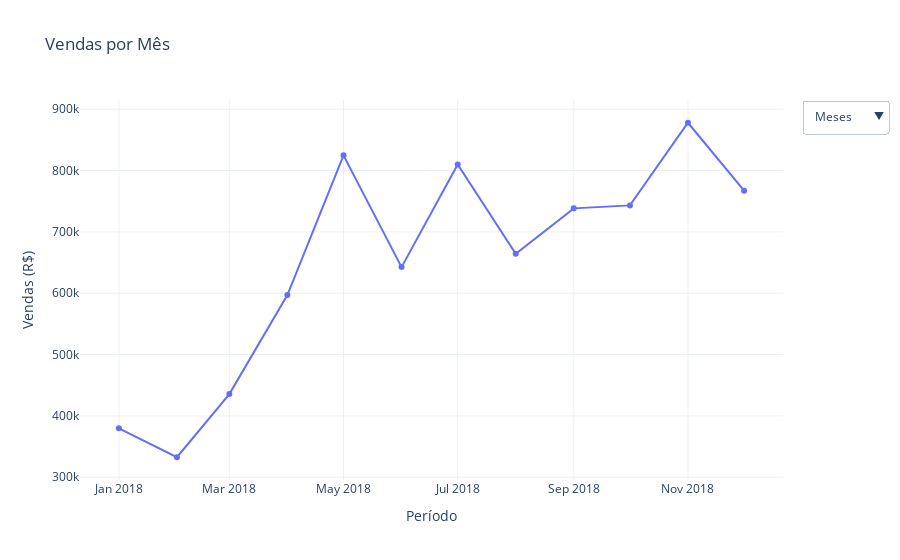

The notebook cell this image was saved under:
### Code cell
df = df_analisis.copy()
df['mes'] = df['order_date'].dt.to_period('M').astype(str)
df['dia'] = df['order_date'].dt.to_period('D').astype(str)

# ---- Nível 1: vendas por MÊS
venda_por_mes = df.groupby('mes')['sales'].sum().reset_index()

# ---- Nível 2: vendas por DIA para cada mês
venda_por_dia = df.groupby('dia')['sales'].sum().reset_index()
venda_por_dia['mes'] = venda_por_dia['dia'].str.slice(0, 7)  # extrai YYYY-MM


# ============================
#     GRÁFICO BASE (MÊS)
# ============================
fig = px.line(
    venda_por_mes,
    x='mes',
    y='sales',
    markers=True,
    title='Vendas por Mês'
)

# ================================
#   ADICIONA TRAÇOS DOS DIAS (OCULTOS)
# ================================
meses = venda_por_mes['mes'].unique()

for m in meses:
    dados_mes = venda_por_dia[venda_por_dia['mes'] == m]
    fig.add_trace(
        go.Scatter(
            x=dados_mes['dia'],
            y=dados_mes['sales'],
            mode='lines+markers',
            name=f'Dias de {m}',
            visible=False
        )
    )


# =================================
#   BOTÕES DO DROPDOWN
# =================================
buttons = []

# Botão MÊS
buttons.append(dict(
    label="Meses",
    method="update",
    args=[
        {"visible": [True] + [False]*len(meses)}, 
        {"title": "Vendas por Mês"}
    ]
))

# Botões dos meses → mostram DIAS
for i, m in enumerate(meses):
    visible = [False] * (1 + len(meses))
    visible[i+1] = True   # ativa dias do mês i

    buttons.append(dict(
        label=m,
        method="update",
        args=[
            {"visible": visible},
            {"title": f"Vendas Diárias – {m}"}
        ]
    ))

fig.update_layout(
    updatemenus=[dict(
        buttons=buttons,
        direction="down",
        x=1.15,
        y=1
    )],
    xaxis_title="Período",
    yaxis_title="Vendas (R$)",
    template="plotly_white"
)

fig.show()

### Figure 1 — Plotly figure (JSON) as saved in the notebook; plotly's stock layout.template omitted (floating-point values rounded to 4 significant figures)
{"data": [{"hovertemplate": "mes=%{x}<br>sales=%{y}<extra></extra>", "legendgroup": "", "line": {"color": "#636efa", "dash": "solid"}, "marker": {"symbol": "circle"}, "mode": "lines+markers", "name": "", "orientation": "v", "showlegend": false, "type": "scatter", "x": ["2018-01", "2018-02", "2018-03", "2018-04", "2018-05", "2018-06", "2018-07", "2018-08", "2018-09", "2018-10", "2018-11", "2018-12"], "xaxis": "x", "y": [379600.0, 332500.0, 435500.0, 597000.0, 824700.0, 642500.0, 810000.0, 664200.0, 738300.0, 743100.0, 877900.0, 767100.0], "yaxis": "y"}, {"mode": "lines+markers", "name": "Dias de 2018-01", "type": "scatter", "visible": false, "x": ["2018-01-01", "2018-01-02", "2018-01-03", "2018-01-04", "2018-01-05", "2018-01-06", "2018-01-07", "2018-01-08", "2018-01-09", "2018-01-10", "2018-01-11", "2018-01-12", "2018-01-13", "2018-01-14", "2018-01-15", "2018-01-16", "2018-01-17", "2018-01-18", "2018-01-19", "2018-01-20", "2018-01-21", "2018-01-22", "2018-01-23", "2018-01-24", "2018-01-25", "2018-01-26", "2018-01-27", "2018-01-28", "2018-01-29", "2018-01-30"], "y": [11990.0, 11180.0, 15930.0, 14780.0, 13440.0, 13630.0, 11870.0, 14070.0, 16590.0, 16760.0, 11790.0, 12970.0, 9870.0, 9830.0, 7855.0, 15150.0, 15480.0, 11710.0, 14930.0, 9443.0, 9007.0, 12700.0, 12540.0, 11500.0, 13210.0, 10650.0, 11000.0, 5296.0, 12170.0, 22300.0]}, {"mode": "lines+markers", "name": "Dias de 2018-02", "type": "scatter", "visible": false, "x": ["2018-02-01", "2018-02-02", "2018-02-03", "2018-02-04", "2018-02-05", "2018-02-06", "2018-02-07", "2018-02-08", "2018-02-09", "2018-02-10", "2018-02-11", "2018-02-12", "2018-02-13", "2018-02-14", "2018-02-15", "2018-02-16", "2018-02-17", "2018-02-18", "2018-02-19", "2018-02-20", "2018-02-21", "2018-02-22", "2018-02-23", "2018-02-24", "2018-02-25", "2018-02-26", "2018-02-27", "2018-02-28"], "y": [13090.0, 6693.0, 10010.0, 11680.0, 10370.0, 9627.0, 7530.0, 8964.0, 8542.0, 10520.0, 14560.0, 16270.0, 18240.0, 12220.0, 12490.0, 9967.0, 9732.0, 14970.0, 12120.0, 12130.0, 12050.0, 9726.0, 6119.0, 9978.0, 19230.0, 16560.0, 10860.0, 18250.0]}, {"mode": "lines+markers", "name": "Dias de 2018-03", "type": "scatter", "visible": false, "x": ["2018-03-01", "2018-03-02", "2018-03-03", "2018-03-04", "2018-03-05", "2018-03-06", "2018-03-07", "2018-03-08", "2018-03-09", "2018-03-10", "2018-03-11", "2018-03-12", "2018-03-13", "2018-03-14", "2018-03-15", "2018-03-16", "2018-03-17", "2018-03-18", "2018-03-19", "2018-03-20", "2018-03-21", "2018-03-22", "2018-03-23", "2018-03-24", "2018-03-25", "2018-03-26", "2018-03-27", "2018-03-28", "2018-03-29", "2018-03-30"], "y": [18330.0, 18160.0, 17960.0, 26790.0, 19520.0, 19270.0, 19930.0, 16060.0, 12670.0, 15630.0, 21440.0, 18400.0, 17840.0, 16250.0, 16010.0, 9976.0, 10340.0, 15880.0, 12400.0, 11830.0, 11070.0, 7215.0, 6684.0, 4184.0, 7157.0, 13830.0, 15670.0, 12090.0, 11960.0, 10940.0]}, {"mode": "lines+markers", "name": "Dias de 2018-04", "type": "scatter", "visible": false, "x": ["2018-04-01", "2018-04-02", "2018-04-03", "2018-04-04", "2018-04-05", "2018-04-06", "2018-04-07", "2018-04-08", "2018-04-09", "2018-04-10", "2018-04-11", "2018-04-12", "2018-04-13", "2018-04-14", "2018-04-15", "2018-04-16", "2018-04-17", "2018-04-18", "2018-04-19", "2018-04-20", "2018-04-21", "2018-04-22", "2018-04-23", "2018-04-24", "2018-04-25", "2018-04-26", "2018-04-27", "2018-04-28", "2018-04-29", "2018-04-30"], "y": [8037.0, 9948.0, 12420.0, 9235.0, 9517.0, 14150.0, 11010.0, 13320.0, 14800.0, 11780.0, 12410.0, 11170.0, 14840.0, 13080.0, 15700.0, 19240.0, 16290.0, 12220.0, 13320.0, 17280.0, 17480.0, 15360.0, 21160.0, 94530.0, 43160.0, 33900.0, 32960.0, 32340.0, 25290.0, 21030.0]}, {"mode": "lines+markers", "name": "Dias de 2018-05", "type": "scatter", "visible": false, "x": ["2018-05-01", "2018-05-02", "2018-05-03", "2018-05-04", "2018-05-05", "2018-05-06", "2018-05-07", "2018-05-08", "2018-05-09", "2018-05-10", "2018-05-11", "2018-05-12", "2018-05-13", "2018-05-14", "2018-05-15", "2018-05-16", "2018-05-17", "2018-05-18", "2018-05-19", "2018-05-20", "2018-05-21", "2018-05-22", "2018-05-23", "2018-05-24", "2018-05-25", "2018-05-26", "2018-05-27", "2018-05-28", "2018-05-29", "2018-05-30"], "y": [28070.0, 34120.0, 31680.0, 31340.0, 25550.0, 22580.0, 38340.0, 34630.0, 33960.0, 32310.0, 31510.0, 24380.0, 23550.0, 39390.0, 37080.0, 43250.0, 28690.0, 27330.0, 20820.0, 17620.0, 23370.0, 28540.0, 22610.0, 20400.0, 16760.0, 13900.0, 12630.0, 19680.0, 23480.0, 37150.0]}, {"mode": "lines+markers", "name": "Dias de 2018-06", "type": "scatter", "visible": false, "x": ["2018-06-01", "2018-06-02", "2018-06-03", "2018-06-04", "2018-06-05", "2018-06-06", "2018-06-07", "2018-06-08", "2018-06-09", "2018-06-10", "2018-06-11", "2018-06-12", "2018-06-13", "2018-06-14", "2018-06-15", "2018-06-16", "2018-06-17", "2018-06-18", "2018-06-19", "2018-06-20", "2018-06-21", "2018-06-22", "2018-06-23", "2018-06-24", "2018-06-25", "2018-06-26", "2018-06-27", "2018-06-28", "2018-06-29", "2018-06-30"], "y": [6740.0, 15990.0, 18050.0, 21670.0, 19170.0, 17380.0, 17140.0, 22920.0, 19730.0, 19840.0, 23300.0, 20330.0, 18580.0, 21180.0, 26260.0, 25960.0, 22840.0, 23940.0, 22600.0, 16810.0, 16410.0, 30560.0, 24980.0, 20580.0, 21310.0, 26330.0, 14600.0, 15230.0, 22200.0, 49880.0]}, {"mode": "lines+markers", "name": "Dias de 2018-07", "type": "scatter", "visible": false, "x": ["2018-07-01", "2018-07-02", "2018-07-03", "2018-07-04", "2018-07-05", "2018-07-06", "2018-07-07", "2018-07-08", "2018-07-09", "2018-07-10", "2018-07-11", "2018-07-12", "2018-07-13", "2018-07-14", "2018-07-15", "2018-07-16", "2018-07-17", "2018-07-18", "2018-07-19", "2018-07-20", "2018-07-21", "2018-07-22", "2018-07-23", "2018-07-24", "2018-07-25", "2018-07-26", "2018-07-27", "2018-07-28", "2018-07-29", "2018-07-30"], "y": [19650.0, 22570.0, 24490.0, 31160.0, 27670.0, 20280.0, 13520.0, 16540.0, 19040.0, 21860.0, 20210.0, 21800.0, 26740.0, 27810.0, 19150.0, 26050.0, 28460.0, 38620.0, 32830.0, 30000.0, 24060.0, 24250.0, 31800.0, 30510.0, 33200.0, 29530.0, 24620.0, 25250.0, 26110.0, 72190.0]}, {"mode": "lines+markers", "name": "Dias de 2018-08", "type": "scatter", "visible": false, "x": ["2018-08-01", "2018-08-02", "2018-08-03", "2018-08-04", "2018-08-05", "2018-08-06", "2018-08-07", "2018-08-08", "2018-08-09", "2018-08-10", "2018-08-11", "2018-08-12", "2018-08-13", "2018-08-14", "2018-08-15", "2018-08-16", "2018-08-17", "2018-08-18", "2018-08-19", "2018-08-20", "2018-08-21", "2018-08-22", "2018-08-23", "2018-08-24", "2018-08-25", "2018-08-26", "2018-08-27", "2018-08-28"], "y": [25220.0, 20660.0, 18480.0, 21310.0, 29050.0, 27290.0, 30240.0, 25470.0, 23280.0, 20010.0, 17020.0, 24300.0, 21980.0, 27440.0, 26060.0, 23300.0, 16920.0, 19760.0, 23140.0, 26690.0, 23320.0, 25720.0, 24920.0, 22140.0, 19820.0, 26750.0, 26680.0, 27270.0]}, {"mode": "lines+markers", "name": "Dias de 2018-09", "type": "scatter", "visible": false, "x": ["2018-09-01", "2018-09-02", "2018-09-03", "2018-09-04", "2018-09-05", "2018-09-06", "2018-09-07", "2018-09-08", "2018-09-09", "2018-09-10", "2018-09-11", "2018-09-12", "2018-09-13", "2018-09-14", "2018-09-15", "2018-09-16", "2018-09-17", "2018-09-18", "2018-09-19", "2018-09-20", "2018-09-21", "2018-09-22", "2018-09-23", "2018-09-24", "2018-09-25", "2018-09-26", "2018-09-27", "2018-09-28", "2018-09-29", "2018-09-30"], "y": [22640.0, 27060.0, 27200.0, 25750.0, 31370.0, 21810.0, 17900.0, 21730.0, 26480.0, 23960.0, 28080.0, 25500.0, 18100.0, 15830.0, 21140.0, 24870.0, 26620.0, 26390.0, 31410.0, 21770.0, 17710.0, 23700.0, 30960.0, 31200.0, 30020.0, 30120.0, 25340.0, 20750.0, 17600.0, 25320.0]}, {"mode": "lines+markers", "name": "Dias de 2018-10", "type": "scatter", "visible": false, "x": ["2018-10-01", "2018-10-02", "2018-10-03", "2018-10-04", "2018-10-05", "2018-10-06", "2018-10-07", "2018-10-08", "2018-10-09", "2018-10-10", "2018-10-11", "2018-10-12", "2018-10-13", "2018-10-14", "2018-10-15", "2018-10-16", "2018-10-17", "2018-10-18", "2018-10-19", "2018-10-20", "2018-10-21", "2018-10-22", "2018-10-23", "2018-10-24", "2018-10-25", "2018-10-26", "2018-10-27", "2018-10-28", "2018-10-29", "2018-10-30"], "y": [23890.0, 22640.0, 20830.0, 26930.0, 27030.0, 28690.0, 28960.0, 25270.0, 23350.0, 20920.0, 33380.0, 33400.0, 30680.0, 26440.0, 22610.0, 22980.0, 16690.0, 27330.0, 29490.0, 22070.0, 19500.0, 19240.0, 21300.0, 22730.0, 25730.0, 25420.0, 26480.0, 26690.0, 24400.0, 18060.0]}, {"mode": "lines+markers", "name": "Dias de 2018-11", "type": "scatter", "visible": false, "x": ["2018-11-01", "2018-11-02", "2018-11-03", "2018-11-04", "2018-11-05", "2018-11-06", "2018-11-07", "2018-11-08", "2018-11-09", "2018-11-10", "2018-11-11", "2018-11-12", "2018-11-13", "2018-11-14", "2018-11-15", "2018-11-16", "2018-11-17", "2018-11-18", "2018-11-19", "2018-11-20", "2018-11-21", "2018-11-22", "2018-11-23", "2018-11-24", "2018-11-25", "2018-11-26", "2018-11-27", "2018-11-28", "2018-11-29", "2018-11-30"], "y": [38530.0, 40920.0, 36260.0, 29220.0, 33060.0, 40250.0, 41840.0, 38170.0, 34020.0, 33720.0, 28260.0, 21640.0, 29780.0, 36750.0, 38780.0, 40260.0, 34560.0, 28600.0, 23680.0, 28150.0, 34700.0, 30480.0, 21940.0, 18230.0, 15010.0, 14030.0, 14430.0, 16620.0, 11370.0, 24660.0]}, {"mode": "lines+markers", "name": "Dias de 2018-12", "type": "scatter", "visible": false, "x": ["2018-12-01", "2018-12-02", "2018-12-03", "2018-12-04", "2018-12-05", "2018-12-06", "2018-12-07", "2018-12-08", "2018-12-09", "2018-12-10", "2018-12-11", "2018-12-12", "2018-12-13", "2018-12-14", "2018-12-15", "2018-12-16", "2018-12-17", "2018-12-18", "2018-12-19", "2018-12-20", "2018-12-21", "2018-12-22", "2018-12-23", "2018-12-24", "2018-12-25", "2018-12-26", "2018-12-27", "2018-12-28", "2018-12-29", "2018-12-30"], "y": [28480.0, 25100.0, 21170.0, 21410.0, 24110.0, 27070.0, 27720.0, 23210.0, 22990.0, 22370.0, 22190.0, 21860.0, 26090.0, 23070.0, 29950.0, 29210.0, 21210.0, 22210.0, 25510.0, 33990.0, 32170.0, 27740.0, 28050.0, 20200.0, 22230.0, 24770.0, 26550.0, 26160.0, 21160.0, 39180.0]}], "layout": {"legend": {"tracegroupgap": 0}, "title": {"text": "Vendas por Mês"}, "updatemenus": [{"buttons": [{"args": [{"visible": [true, false, false, false, false, false, false, false, false, false, false, false, false]}, {"title": "Vendas por Mês"}], "label": "Meses", "method": "update"}, {"args": [{"visible": [false, true, false, false, false, false, false, false, false, false, false, false, false]}, {"title": "Vendas Diárias – 2018-01"}], "label": "2018-01", "method": "update"}, {"args": [{"visible": [false, false, true, false, false, false, false, false, false, false, false, false, false]}, {"title": "Vendas Diárias – 2018-02"}], "label": "2018-02", "method": "update"}, {"args": [{"visible": [false, false, false, true, false, false, false, false, false, false, false, false, false]}, {"title": "Vendas Diárias – 2018-03"}], "label": "2018-03", "method": "update"}, {"args": [{"visible": [false, false, false, false, true, false, false, false, false, false, false, false, false]}, {"title": "Vendas Diárias – 2018-04"}], "label": "2018-04", "method": "update"}, {"args": [{"visible": [false, false, false, false, false, true, false, false, false, false, false, false, false]}, {"title": "Vendas Diárias – 2018-05"}], "label": "2018-05", "method": "update"}, {"args": [{"visible": [false, false, false, false, false, false, true, false, false, false, false, false, false]}, {"title": "Vendas Diárias – 2018-06"}], "label": "2018-06", "method": "update"}, {"args": [{"visible": [false, false, false, false, false, false, false, true, false, false, false, false, false]}, {"title": "Vendas Diárias – 2018-07"}], "label": "2018-07", "method": "update"}, {"args": [{"visible": [false, false, false, false, false, false, false, false, true, false, false, false, false]}, {"title": "Vendas Diárias – 2018-08"}], "label": "2018-08", "method": "update"}, {"args": [{"visible": [false, false, false, false, false, false, false, false, false, true, false, false, false]}, {"title": "Vendas Diárias – 2018-09"}], "label": "2018-09", "method": "update"}, {"args": [{"visible": [false, false, false, false, false, false, false, false, false, false, true, false, false]}, {"title": "Vendas Diárias – 2018-10"}], "label": "2018-10", "method": "update"}, {"args": [{"visible": [false, false, false, false, false, false, false, false, false, false, false, true, false]}, {"title": "Vendas Diárias – 2018-11"}], "label": "2018-11", "method": "update"}, {"args": [{"visible": [false, false, false, false, false, false, false, false, false, false, false, false, true]}, {"title": "Vendas Diárias – 2018-12"}], "label": "2018-12", "method": "update"}], "direction": "down", "x": 1.15, "y": 1}], "xaxis": {"anchor": "y", "domain": [0, 1], "title": {"text": "Período"}}, "yaxis": {"anchor": "x", "domain": [0, 1], "title": {"text": "Vendas (R$)"}}}}
